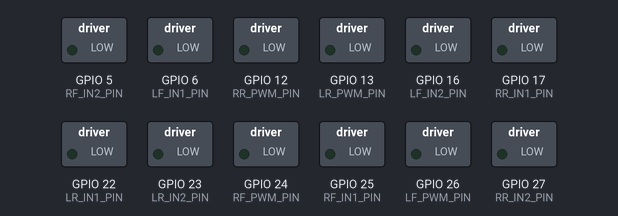
A program run on a simulated Raspberry Pi (BCM pin numbers). On the bench: switched loads named in the program (green lamp = pin HIGH). What the program prints to the terminal is not drawn. At 15.0 s the program stops and its outputs stay as they are.

Above: at 0.1 s.
At 2.1 s:
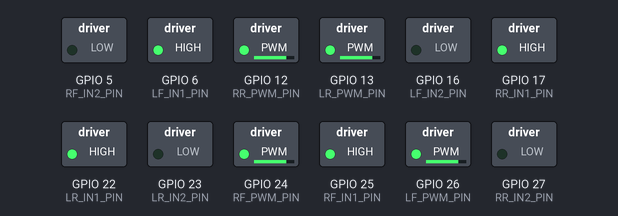
At 7.6 s:
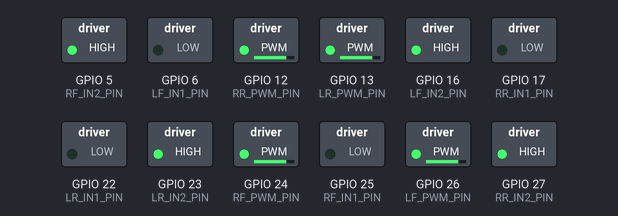
At 9.6 s:
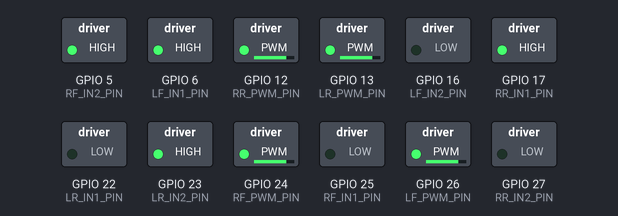
At 11.6 s:
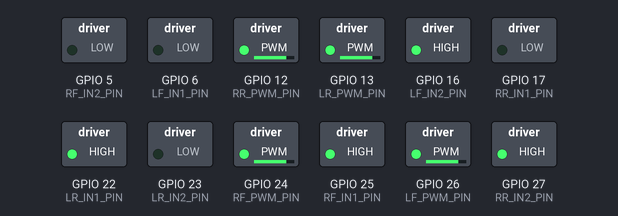
At 15.1 s:
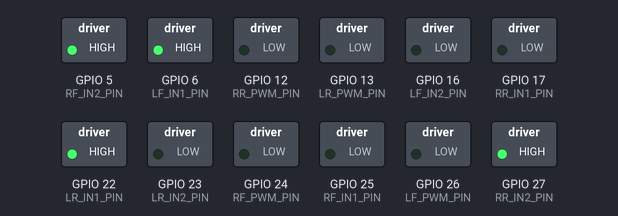
Timing chart, 0 to 16.5 s (numbered marks = the images above):
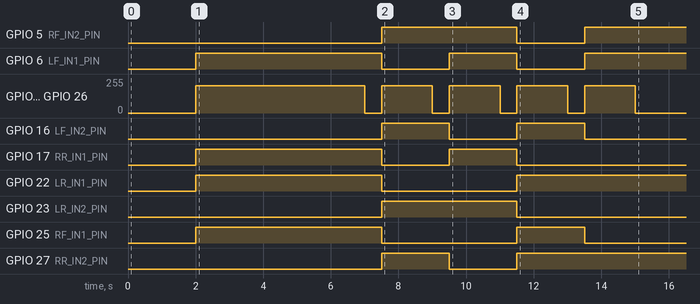

Measured:
- by itself, GPIO 5 (RF_IN2_PIN): LOW → HIGH at 7.5 s, → LOW 4.0 s later, → HIGH 2.0 s later
- by itself, GPIO 6 (LF_IN1_PIN): goes HIGH 5.5 s, LOW 2.0 s, HIGH 2.0 s, LOW 2.0 s, then HIGH
- by itself, GPIO 12 (RR_PWM_PIN), GPIO 13 (LR_PWM_PIN), GPIO 24 (RF_PWM_PIN), GPIO 26 (LF_PWM_PIN): repeats every 2.0 s: 0/255 0.50 s, 204/255 1.5 s
- by itself, GPIO 16 (LF_IN2_PIN): LOW → HIGH at 7.5 s, → LOW 2.0 s later, → HIGH 2.0 s later, → LOW 2.0 s later, … (4 changes in this stretch)
- by itself, GPIO 17 (RR_IN1_PIN): LOW → HIGH at 2.0 s, → LOW 5.5 s later, → HIGH 2.0 s later, → LOW 2.0 s later
- by itself, GPIO 22 (LR_IN1_PIN): LOW → HIGH at 2.0 s, → LOW 5.5 s later, → HIGH 4.0 s later
- by itself, GPIO 23 (LR_IN2_PIN): LOW → HIGH at 7.5 s, → LOW 4.0 s later
- by itself, GPIO 25 (RF_IN1_PIN): LOW → HIGH at 2.0 s, → LOW 5.5 s later, → HIGH 4.0 s later, → LOW 2.0 s later

The program:

final_macnum.py
```python
import RPi.GPIO as GPIO
import time

# ==========================================
# 1. 最終確認腳位設定 (Based on your test)
# ==========================================

# --- 前輪 (Front) ---
# 右前 (Right Front)
RF_PWM_PIN = 24
RF_IN1_PIN = 25
RF_IN2_PIN = 5

# 左前 (Left Front)
LF_PWM_PIN = 26
LF_IN1_PIN = 6
LF_IN2_PIN = 16

# --- 後輪 (Rear) ---
# 右後 (Right Rear)
RR_PWM_PIN = 12
RR_IN1_PIN = 17
RR_IN2_PIN = 27

# 左後 (Left Rear)
LR_PWM_PIN = 13
LR_IN1_PIN = 22
LR_IN2_PIN = 23

# ==========================================
# 2. 麥克納姆輪動作定義 (位元遮罩)
# ==========================================
# Bit順序: [RF_IN1, RF_IN2, LF_IN1, LF_IN2, RR_IN1, RR_IN2, LR_IN1, LR_IN2]
MEC_STRAIGHT_FORWARD      = 0b10101010
MEC_STRAIGHT_BACKWARD     = 0b01010101
MEC_SIDEWAYS_RIGHT        = 0b01101001
MEC_SIDEWAYS_LEFT         = 0b10010110
MEC_ROTATE_CLOCKWISE      = 0b01100110
MEC_ROTATE_COUNTERCLOCKWISE = 0b10011001
MEC_DIAGONAL_45           = 0b00101000  # 右前斜
MEC_DIAGONAL_315          = 0b01000001  # 左前斜

# ==========================================
# 3. 初始化設定
# ==========================================
GPIO.setmode(GPIO.BCM)
GPIO.setwarnings(False)

# 收集所有 Pin
all_pins = [
    RF_PWM_PIN, RF_IN1_PIN, RF_IN2_PIN,
    LF_PWM_PIN, LF_IN1_PIN, LF_IN2_PIN,
    RR_PWM_PIN, RR_IN1_PIN, RR_IN2_PIN,
    LR_PWM_PIN, LR_IN1_PIN, LR_IN2_PIN
]

for pin in all_pins:
    GPIO.setup(pin, GPIO.OUT)

# 啟動 PWM (頻率 1000Hz)
rf_pwm = GPIO.PWM(RF_PWM_PIN, 1000)
lf_pwm = GPIO.PWM(LF_PWM_PIN, 1000)
rr_pwm = GPIO.PWM(RR_PWM_PIN, 1000)
lr_pwm = GPIO.PWM(LR_PWM_PIN, 1000)

rf_pwm.start(0)
lf_pwm.start(0)
rr_pwm.start(0)
lr_pwm.start(0)

SPEED = 80 # 速度 0-100%

# ==========================================
# 4. 核心控制函式
# ==========================================
def move_motors(speed, dir_byte):
    # 解析位元並設定 GPIO
    # 右前
    GPIO.output(RF_IN1_PIN, (dir_byte >> 7) & 1)
    GPIO.output(RF_IN2_PIN, (dir_byte >> 6) & 1)
    rf_pwm.ChangeDutyCycle(speed)
    # 左前
    GPIO.output(LF_IN1_PIN, (dir_byte >> 5) & 1)
    GPIO.output(LF_IN2_PIN, (dir_byte >> 4) & 1)
    lf_pwm.ChangeDutyCycle(speed)
    # 右後
    GPIO.output(RR_IN1_PIN, (dir_byte >> 3) & 1)
    GPIO.output(RR_IN2_PIN, (dir_byte >> 2) & 1)
    rr_pwm.ChangeDutyCycle(speed)
    # 左後
    GPIO.output(LR_IN1_PIN, (dir_byte >> 1) & 1)
    GPIO.output(LR_IN2_PIN, (dir_byte >> 0) & 1)
    lr_pwm.ChangeDutyCycle(speed)

def stop_motors():
    rf_pwm.ChangeDutyCycle(0)
    lf_pwm.ChangeDutyCycle(0)
    rr_pwm.ChangeDutyCycle(0)
    lr_pwm.ChangeDutyCycle(0)

# ==========================================
# 5. 展示迴圈
# ==========================================
print("=== 全向移動測試開始 ===")
print("請將車子架高，或放在空曠地上")
time.sleep(2)

try:
    # 1. 前進
    print("動作: 前進 (Forward)")
    move_motors(SPEED, MEC_STRAIGHT_FORWARD)
    time.sleep(5)
    stop_motors()
    time.sleep(0.5)

    # 2. 後退
    print("動作: 後退 (Backward)")
    move_motors(SPEED, MEC_STRAIGHT_BACKWARD)
    time.sleep(1.5)
    stop_motors()
    time.sleep(0.5)

    # 3. 橫向右移 (關鍵測試)
    print("動作: 向右橫移 (Strafe Right)")
    move_motors(SPEED, MEC_SIDEWAYS_RIGHT)
    time.sleep(1.5)
    stop_motors()
    time.sleep(0.5)

    # 4. 橫向左移
    print("動作: 向左橫移 (Strafe Left)")
    move_motors(SPEED, MEC_SIDEWAYS_LEFT)
    time.sleep(1.5)
    stop_motors()
    time.sleep(0.5)

    # 5. 原地旋轉
    print("動作: 原地旋轉 (Rotate)")
    move_motors(SPEED, MEC_ROTATE_CLOCKWISE)
    time.sleep(1.5)
    stop_motors()

    print("測試完成！")

except KeyboardInterrupt:
    print("\n強制停止")
    stop_motors()
    GPIO.cleanup()
    print("GPIO 已釋放")
```
